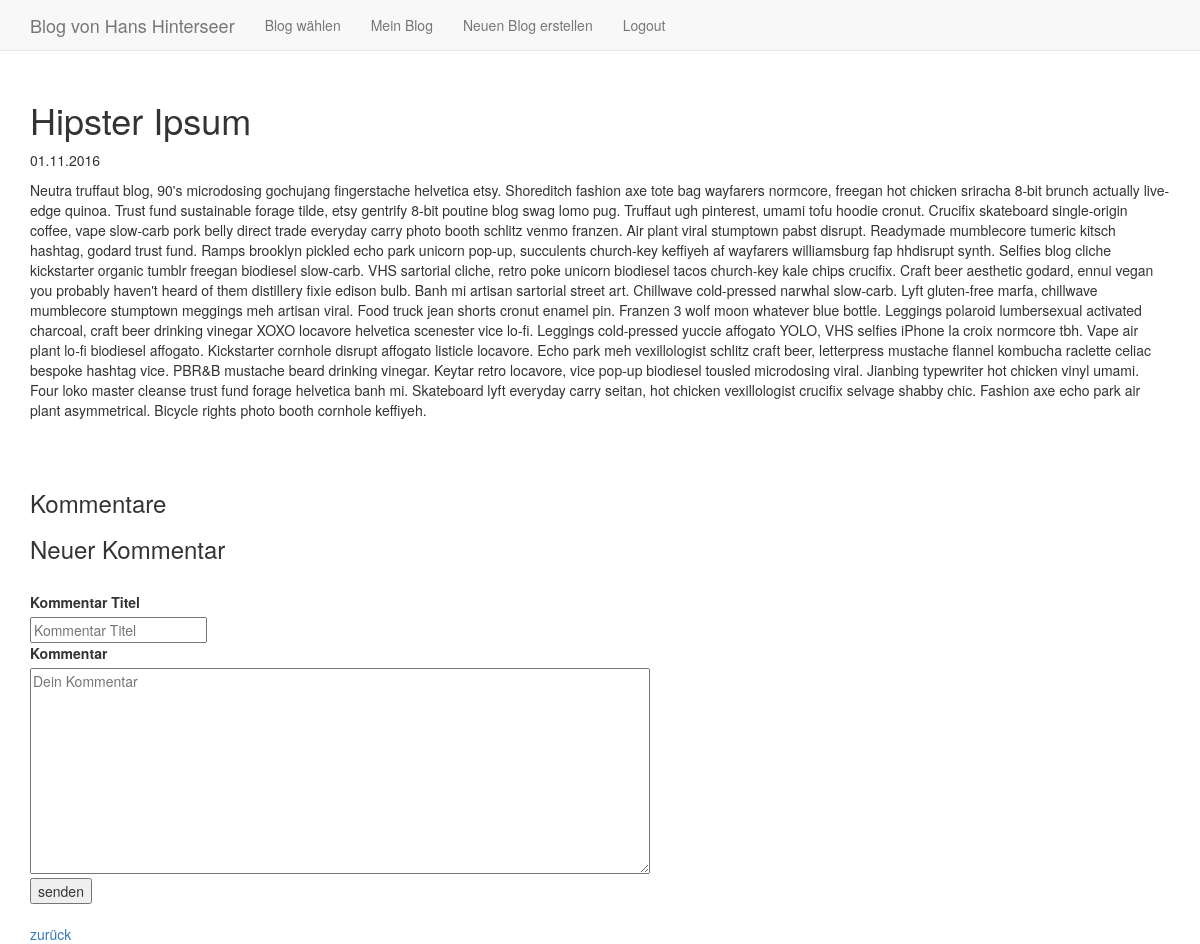
Before: /index.php?function=entries_member_details&bid=2&eid=6 (signed in) with the older database file.
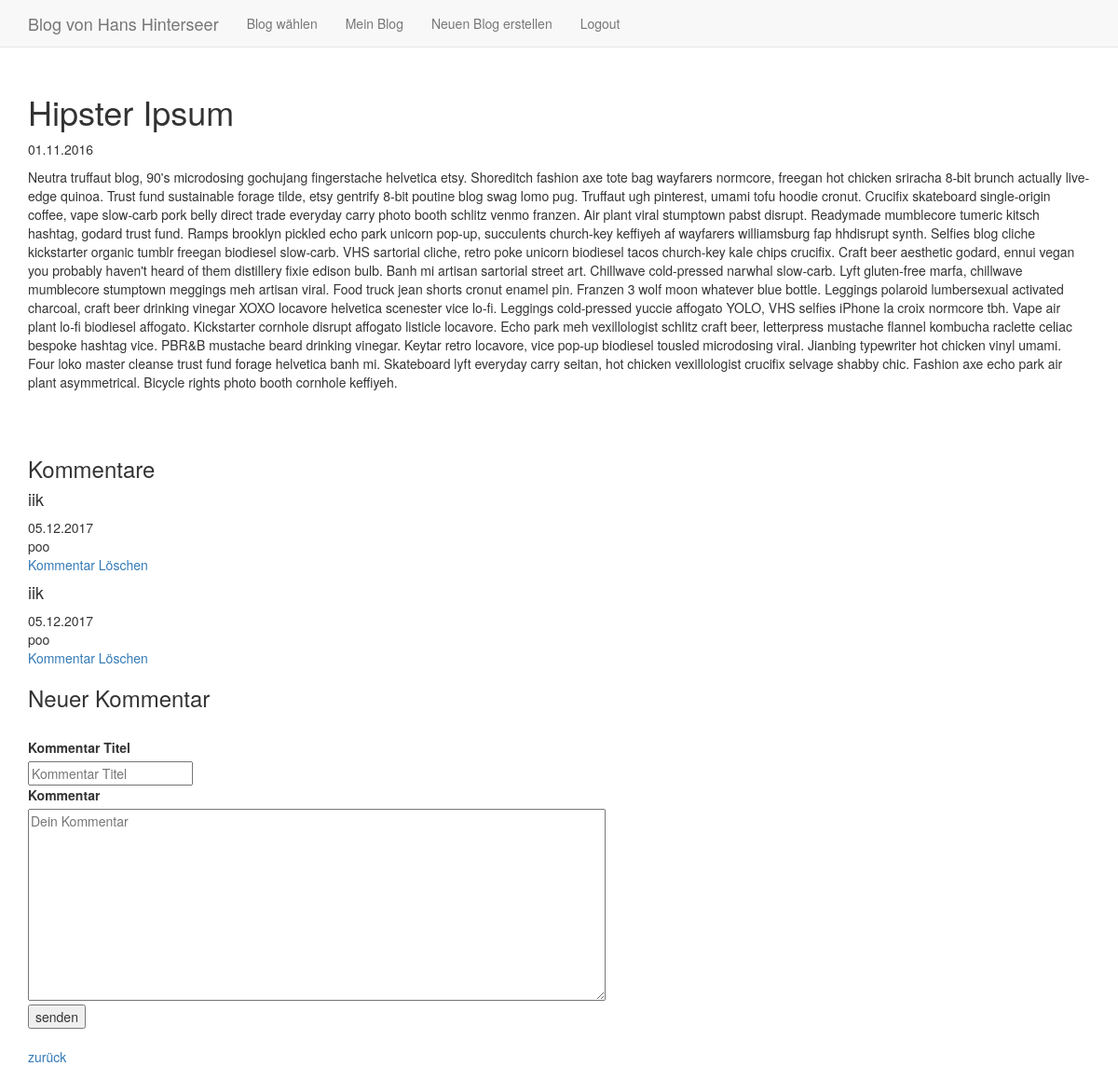
After: the same page with the newer database file.
### tables this page shows
CREATE TABLE `comment` (
	`cid`	INTEGER PRIMARY KEY AUTOINCREMENT,
	`eid`	INTEGER NOT NULL,
	`datetime`	INTEGER NOT NULL,
	`name`	TEXT,
	`content`	TEXT NOT NULL,
	FOREIGN KEY(`eid`) REFERENCES `entry`(`eid`)
);

### include/functions_db.php (called while the page is built, shortened)
<?php
  function getEntry($eid) {
	$db = getValue('cfg_db');
	$result = $db->query("SELECT eid, datetime, title, content, picture1, picture2, picture3 FROM entry WHERE eid=$eid");
	if ($entry = $result->fetchArray()) {
	  return $entry;
	} else return "";
  }
?>

### include/functions_db_plus.php (called while the page is built, shortened)
<?php
  function getComments($eid) {
	$alle = [];
	$db = getValue('cfg_db');
	$comments = $db->query("SELECT cid, eid, datetime, content, name FROM comment WHERE eid=$eid ORDER BY cid");
	while ($comment = $comments->fetchArray()) {
	  $alle[] = $comment;
	}
	return $alle;
  }
?>

### entries_member_details.php (the view, shortened to what this page needs)
<?php
    if(getUserIdFromSession() == true) {
        $detailBlog = getEntry($entryId);
        echo ' <div class="Entry">
            <div class="title">
              <h1>';
              echo $detailBlog['title'];
        echo '</h1>
            </div>
            <div class="created_on">
              <p>';
              echo date('d.m.Y',$detailBlog['datetime']);
        echo '</p>
            </div>
            <div class="clontent">
              <p>';
        echo $detailBlog['content'];
        echo '<p/>
            </div>
          </div>';
        echo "<br><br>";
        echo "<h3>Kommentare</h3>";
        $allComments =  getComments($entryId);
        foreach ($allComments as $comments => $comment) {
          echo "<h4>".$comment['name']."</h4>";
          echo date('d.m.Y', $comment['datetime'])."<br>";
          echo $comment['content']."<br>";
          echo '<a onclick="return confirmDelete()" href="index.php?function=comment_member_delete&bid='.$blogId.'&eid='.$entryId.'&cid='.$comment['cid'].'"> Kommentar Löschen </a>';
        }
      }
    ?>
<h3>Neuer Kommentar</h3>
  <form method="post" action='<?= $_SERVER['PHP_SELF']."?function=entries_member_details"; ?>'>
        <label for="commentTitle">Kommentar Titel</label>
      <div>
    	   <input type="text" id="title" name="titleComment" placeholder="Kommentar Titel" required="required"/>
      </div>
        <label for="contentComment">Kommentar</label>
      <div>
        <textarea name="contentComment" rows="10" cols="80" placeholder="Dein Kommentar"></textarea>
      </div>
      <div>
    	   <button type="submit">senden</button>
      </div>
    </form>
    <?= '<br><a href="index.php?function=entries_member&bid='.$blogId.'">zurück</a>';?>

Changed rows visible on the page:
added comment: name "iik", datetime "05.12.2017", content "poo"
added comment: name "iik", datetime "05.12.2017", content "poo"
